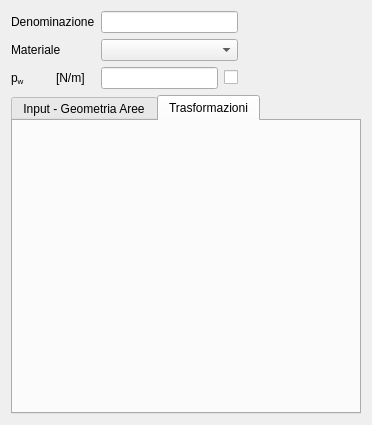
<?xml version="1.0" encoding="UTF-8"?>
<ui version="4.0">
 <class>SectionDefaultGUI</class>
 <widget class="QWidget" name="SectionDefaultGUI">
  <property name="geometry">
   <rect>
    <x>0</x>
    <y>0</y>
    <width>372</width>
    <height>425</height>
   </rect>
  </property>
  <property name="windowTitle">
   <string>Form</string>
  </property>
  <layout class="QGridLayout" name="gridLayout_2">
   <item row="0" column="0" colspan="2">
    <widget class="QLabelRichName" name="nameLabel">
     <property name="text">
      <string>Denominazione</string>
     </property>
    </widget>
   </item>
   <item row="0" column="4">
    <spacer name="horizontalSpacer">
     <property name="orientation">
      <enum>Qt::Horizontal</enum>
     </property>
     <property name="sizeHint" stdset="0">
      <size>
       <width>40</width>
       <height>20</height>
      </size>
     </property>
    </spacer>
   </item>
   <item row="1" column="0" colspan="2">
    <widget class="QLabel" name="materialLabel">
     <property name="text">
      <string>Materiale</string>
     </property>
    </widget>
   </item>
   <item row="2" column="0">
    <widget class="QLabelRichName" name="pWLabel">
     <property name="text">
      <string>&lt;!DOCTYPE HTML PUBLIC &quot;-//W3C//DTD HTML 4.0//EN&quot; &quot;http://www.w3.org/TR/REC-html40/strict.dtd&quot;&gt;
&lt;html&gt;&lt;head&gt;&lt;meta name=&quot;qrichtext&quot; content=&quot;1&quot; /&gt;&lt;/head&gt;
&lt;body&gt;
p&lt;span style=&quot; vertical-align:sub;&quot;&gt;w&lt;/span&gt;
&lt;/body&gt;
&lt;/html&gt;</string>
     </property>
    </widget>
   </item>
   <item row="2" column="1">
    <widget class="QLabelUnitMeasure" name="pWUMLabel">
     <property name="text">
      <string>&lt;!DOCTYPE HTML PUBLIC &quot;-//W3C//DTD HTML 4.0//EN&quot; &quot;http://www.w3.org/TR/REC-html40/strict.dtd&quot;&gt;
&lt;html&gt;&lt;head&gt;&lt;meta name=&quot;qrichtext&quot; content=&quot;1&quot; /&gt;&lt;/head&gt;
&lt;body&gt;
[N/m]
&lt;/body&gt;&lt;/html&gt;</string>
     </property>
    </widget>
   </item>
   <item row="2" column="2">
    <widget class="QLineEditValue" name="pWLEdit"/>
   </item>
   <item row="2" column="3">
    <widget class="QCheckBoxReadOnly" name="pWCheckBox">
     <property name="text">
      <string/>
     </property>
    </widget>
   </item>
   <item row="3" column="0" colspan="5">
    <widget class="QTabWidget" name="tabWidget">
     <property name="currentIndex">
      <number>1</number>
     </property>
     <widget class="QWidget" name="geometrcDataTab">
      <attribute name="title">
       <string>Input - Geometria Aree</string>
      </attribute>
      <layout class="QGridLayout" name="gridLayout">
       <item row="0" column="0">
        <widget class="QScrollArea" name="scrollArea">
         <property name="sizePolicy">
          <sizepolicy hsizetype="Preferred" vsizetype="Preferred">
           <horstretch>0</horstretch>
           <verstretch>0</verstretch>
          </sizepolicy>
         </property>
         <property name="widgetResizable">
          <bool>true</bool>
         </property>
         <widget class="QWidget" name="geometrcDataScrollAreaContents">
          <property name="geometry">
           <rect>
            <x>0</x>
            <y>0</y>
            <width>328</width>
            <height>283</height>
           </rect>
          </property>
          <layout class="QGridLayout" name="gridLayout_3"/>
         </widget>
        </widget>
       </item>
      </layout>
     </widget>
     <widget class="QWidget" name="transformationTab">
      <attribute name="title">
       <string>Trasformazioni</string>
      </attribute>
      <layout class="QGridLayout" name="gridLayout_4"/>
     </widget>
    </widget>
   </item>
   <item row="1" column="2" colspan="2">
    <widget class="QComboBox" name="materialComboBox"/>
   </item>
   <item row="0" column="2" colspan="2">
    <widget class="QLineEditValue" name="nameLEdit"/>
   </item>
  </layout>
 </widget>
 <customwidgets>
  <customwidget>
   <class>QLabelRichName</class>
   <extends>QLabel</extends>
   <header>qlabelrichname.h</header>
  </customwidget>
  <customwidget>
   <class>QLineEditValue</class>
   <extends>QLineEdit</extends>
   <header>qlineeditvalue.h</header>
  </customwidget>
  <customwidget>
   <class>QLabelUnitMeasure</class>
   <extends>QLabel</extends>
   <header>qlabelunitmeasure.h</header>
  </customwidget>
  <customwidget>
   <class>QCheckBoxReadOnly</class>
   <extends>QCheckBox</extends>
   <header>qcheckboxreadonly.h</header>
  </customwidget>
 </customwidgets>
 <resources/>
 <connections/>
</ui>
